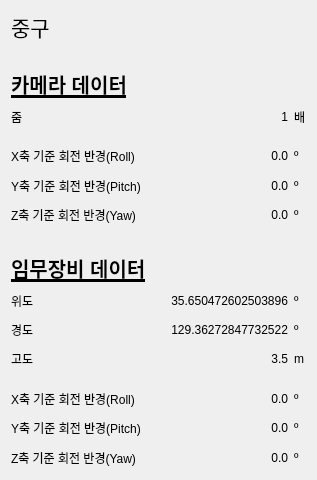
<?xml version="1.0" encoding="UTF-8"?>
<ui version="4.0">
 <class>Form</class>
 <widget class="QWidget" name="Form">
  <property name="geometry">
   <rect>
    <x>0</x>
    <y>0</y>
    <width>317</width>
    <height>480</height>
   </rect>
  </property>
  <property name="sizePolicy">
   <sizepolicy hsizetype="Maximum" vsizetype="Maximum">
    <horstretch>0</horstretch>
    <verstretch>0</verstretch>
   </sizepolicy>
  </property>
  <property name="maximumSize">
   <size>
    <width>350</width>
    <height>660</height>
   </size>
  </property>
  <property name="windowTitle">
   <string>Form</string>
  </property>
  <layout class="QGridLayout" name="gridLayout_2">
   <item row="0" column="0">
    <layout class="QGridLayout" name="gridLayout" columnstretch="2,0,0">
     <item row="14" column="1">
      <widget class="QLabel" name="label_data_md_roll">
       <property name="inputMethodHints">
        <set>Qt::InputMethodHint::ImhNoTextHandles</set>
       </property>
       <property name="text">
        <string>0.0</string>
       </property>
       <property name="alignment">
        <set>Qt::AlignmentFlag::AlignRight|Qt::AlignmentFlag::AlignTrailing|Qt::AlignmentFlag::AlignVCenter</set>
       </property>
      </widget>
     </item>
     <item row="0" column="0">
      <widget class="QLabel" name="label_title_md_location">
       <property name="font">
        <font>
         <family>휴먼둥근헤드라인</family>
         <pointsize>16</pointsize>
        </font>
       </property>
       <property name="text">
        <string>중구</string>
       </property>
      </widget>
     </item>
     <item row="1" column="0">
      <spacer name="verticalSpacer_6">
       <property name="orientation">
        <enum>Qt::Orientation::Vertical</enum>
       </property>
       <property name="sizeType">
        <enum>QSizePolicy::Policy::Fixed</enum>
       </property>
       <property name="sizeHint" stdset="0">
        <size>
         <width>20</width>
         <height>20</height>
        </size>
       </property>
      </spacer>
     </item>
     <item row="6" column="0">
      <widget class="QLabel" name="label_title_cam_pitch">
       <property name="text">
        <string>Y축 기준 회전 반경(Pitch)</string>
       </property>
      </widget>
     </item>
     <item row="9" column="0">
      <widget class="QLabel" name="label_title_title_md">
       <property name="font">
        <font>
         <pointsize>15</pointsize>
         <bold>true</bold>
         <underline>true</underline>
        </font>
       </property>
       <property name="text">
        <string>임무장비 데이터</string>
       </property>
      </widget>
     </item>
     <item row="5" column="1">
      <widget class="QLabel" name="label_data_cam_roll">
       <property name="inputMethodHints">
        <set>Qt::InputMethodHint::ImhNoTextHandles</set>
       </property>
       <property name="text">
        <string>0.0</string>
       </property>
       <property name="alignment">
        <set>Qt::AlignmentFlag::AlignRight|Qt::AlignmentFlag::AlignTrailing|Qt::AlignmentFlag::AlignVCenter</set>
       </property>
      </widget>
     </item>
     <item row="10" column="2">
      <widget class="QLabel" name="label_title_degree_6">
       <property name="text">
        <string>º</string>
       </property>
      </widget>
     </item>
     <item row="11" column="2">
      <widget class="QLabel" name="label_title_degree_7">
       <property name="text">
        <string>º</string>
       </property>
      </widget>
     </item>
     <item row="3" column="1">
      <widget class="QLabel" name="label_data_cam_zoom">
       <property name="inputMethodHints">
        <set>Qt::InputMethodHint::ImhNoTextHandles</set>
       </property>
       <property name="text">
        <string>1</string>
       </property>
       <property name="alignment">
        <set>Qt::AlignmentFlag::AlignRight|Qt::AlignmentFlag::AlignTrailing|Qt::AlignmentFlag::AlignVCenter</set>
       </property>
      </widget>
     </item>
     <item row="16" column="0">
      <widget class="QLabel" name="label_title_md_yaw">
       <property name="text">
        <string>Z축 기준 회전 반경(Yaw)</string>
       </property>
      </widget>
     </item>
     <item row="16" column="2">
      <widget class="QLabel" name="label_title_degree_10">
       <property name="text">
        <string>º</string>
       </property>
      </widget>
     </item>
     <item row="8" column="0">
      <spacer name="verticalSpacer_2">
       <property name="orientation">
        <enum>Qt::Orientation::Vertical</enum>
       </property>
       <property name="sizeType">
        <enum>QSizePolicy::Policy::Fixed</enum>
       </property>
       <property name="sizeHint" stdset="0">
        <size>
         <width>20</width>
         <height>20</height>
        </size>
       </property>
      </spacer>
     </item>
     <item row="14" column="2">
      <widget class="QLabel" name="label_title_degree_8">
       <property name="text">
        <string>º</string>
       </property>
      </widget>
     </item>
     <item row="3" column="0">
      <widget class="QLabel" name="label_title_cam_zoom">
       <property name="text">
        <string>줌</string>
       </property>
      </widget>
     </item>
     <item row="15" column="0">
      <widget class="QLabel" name="label_title_md_pitch">
       <property name="text">
        <string>Y축 기준 회전 반경(Pitch)</string>
       </property>
      </widget>
     </item>
     <item row="7" column="1">
      <widget class="QLabel" name="label_data_cam_yaw">
       <property name="inputMethodHints">
        <set>Qt::InputMethodHint::ImhNoTextHandles</set>
       </property>
       <property name="text">
        <string>0.0</string>
       </property>
       <property name="alignment">
        <set>Qt::AlignmentFlag::AlignRight|Qt::AlignmentFlag::AlignTrailing|Qt::AlignmentFlag::AlignVCenter</set>
       </property>
      </widget>
     </item>
     <item row="4" column="1">
      <spacer name="verticalSpacer_3">
       <property name="orientation">
        <enum>Qt::Orientation::Vertical</enum>
       </property>
       <property name="sizeType">
        <enum>QSizePolicy::Policy::Fixed</enum>
       </property>
       <property name="sizeHint" stdset="0">
        <size>
         <width>20</width>
         <height>10</height>
        </size>
       </property>
      </spacer>
     </item>
     <item row="15" column="2">
      <widget class="QLabel" name="label_title_degree_9">
       <property name="text">
        <string>º</string>
       </property>
      </widget>
     </item>
     <item row="6" column="1">
      <widget class="QLabel" name="label_data_cam_pitch">
       <property name="inputMethodHints">
        <set>Qt::InputMethodHint::ImhNoTextHandles</set>
       </property>
       <property name="text">
        <string>0.0</string>
       </property>
       <property name="alignment">
        <set>Qt::AlignmentFlag::AlignRight|Qt::AlignmentFlag::AlignTrailing|Qt::AlignmentFlag::AlignVCenter</set>
       </property>
      </widget>
     </item>
     <item row="5" column="2">
      <widget class="QLabel" name="label_title_degree_3">
       <property name="text">
        <string>º</string>
       </property>
      </widget>
     </item>
     <item row="6" column="2">
      <widget class="QLabel" name="label_title_degree_4">
       <property name="text">
        <string>º</string>
       </property>
      </widget>
     </item>
     <item row="13" column="0">
      <spacer name="verticalSpacer_5">
       <property name="orientation">
        <enum>Qt::Orientation::Vertical</enum>
       </property>
       <property name="sizeType">
        <enum>QSizePolicy::Policy::Fixed</enum>
       </property>
       <property name="sizeHint" stdset="0">
        <size>
         <width>20</width>
         <height>10</height>
        </size>
       </property>
      </spacer>
     </item>
     <item row="7" column="0">
      <widget class="QLabel" name="label_title_cam_yaw">
       <property name="text">
        <string>Z축 기준 회전 반경(Yaw)</string>
       </property>
      </widget>
     </item>
     <item row="12" column="1">
      <widget class="QLabel" name="label_data_md_alt">
       <property name="inputMethodHints">
        <set>Qt::InputMethodHint::ImhNoTextHandles</set>
       </property>
       <property name="text">
        <string>3.5</string>
       </property>
       <property name="alignment">
        <set>Qt::AlignmentFlag::AlignRight|Qt::AlignmentFlag::AlignTrailing|Qt::AlignmentFlag::AlignVCenter</set>
       </property>
      </widget>
     </item>
     <item row="12" column="2">
      <widget class="QLabel" name="label_title_meter">
       <property name="text">
        <string>m</string>
       </property>
      </widget>
     </item>
     <item row="5" column="0">
      <widget class="QLabel" name="label_title_cam_roll">
       <property name="text">
        <string>X축 기준 회전 반경(Roll)</string>
       </property>
      </widget>
     </item>
     <item row="11" column="1">
      <widget class="QLabel" name="label_data_md_lng">
       <property name="inputMethodHints">
        <set>Qt::InputMethodHint::ImhNoTextHandles</set>
       </property>
       <property name="text">
        <string>129.36272847732522</string>
       </property>
       <property name="alignment">
        <set>Qt::AlignmentFlag::AlignRight|Qt::AlignmentFlag::AlignTrailing|Qt::AlignmentFlag::AlignVCenter</set>
       </property>
      </widget>
     </item>
     <item row="10" column="0">
      <widget class="QLabel" name="label_title_md_lat">
       <property name="text">
        <string>위도</string>
       </property>
      </widget>
     </item>
     <item row="10" column="1">
      <widget class="QLabel" name="label_data_md_lat">
       <property name="inputMethodHints">
        <set>Qt::InputMethodHint::ImhNoTextHandles</set>
       </property>
       <property name="text">
        <string> 35.650472602503896</string>
       </property>
       <property name="alignment">
        <set>Qt::AlignmentFlag::AlignRight|Qt::AlignmentFlag::AlignTrailing|Qt::AlignmentFlag::AlignVCenter</set>
       </property>
      </widget>
     </item>
     <item row="7" column="2">
      <widget class="QLabel" name="label_title_degree_5">
       <property name="text">
        <string>º</string>
       </property>
      </widget>
     </item>
     <item row="12" column="0">
      <widget class="QLabel" name="label_title_md_alt">
       <property name="text">
        <string>고도</string>
       </property>
      </widget>
     </item>
     <item row="2" column="0">
      <widget class="QLabel" name="label_title_title_camera">
       <property name="font">
        <font>
         <pointsize>15</pointsize>
         <italic>false</italic>
         <bold>true</bold>
         <underline>true</underline>
         <strikeout>false</strikeout>
        </font>
       </property>
       <property name="text">
        <string>카메라 데이터</string>
       </property>
      </widget>
     </item>
     <item row="14" column="0">
      <widget class="QLabel" name="label_title_md_roll">
       <property name="text">
        <string>X축 기준 회전 반경(Roll)</string>
       </property>
      </widget>
     </item>
     <item row="3" column="2">
      <widget class="QLabel" name="label_title_fold">
       <property name="text">
        <string>배</string>
       </property>
      </widget>
     </item>
     <item row="15" column="1">
      <widget class="QLabel" name="label_data_md_pitch">
       <property name="inputMethodHints">
        <set>Qt::InputMethodHint::ImhNoTextHandles</set>
       </property>
       <property name="text">
        <string>0.0</string>
       </property>
       <property name="alignment">
        <set>Qt::AlignmentFlag::AlignRight|Qt::AlignmentFlag::AlignTrailing|Qt::AlignmentFlag::AlignVCenter</set>
       </property>
      </widget>
     </item>
     <item row="16" column="1">
      <widget class="QLabel" name="label_data_md_yaw">
       <property name="inputMethodHints">
        <set>Qt::InputMethodHint::ImhNoTextHandles</set>
       </property>
       <property name="text">
        <string>0.0</string>
       </property>
       <property name="alignment">
        <set>Qt::AlignmentFlag::AlignRight|Qt::AlignmentFlag::AlignTrailing|Qt::AlignmentFlag::AlignVCenter</set>
       </property>
      </widget>
     </item>
     <item row="11" column="0">
      <widget class="QLabel" name="label_title_md_lng">
       <property name="text">
        <string>경도</string>
       </property>
      </widget>
     </item>
    </layout>
   </item>
  </layout>
 </widget>
 <resources/>
 <connections/>
</ui>
